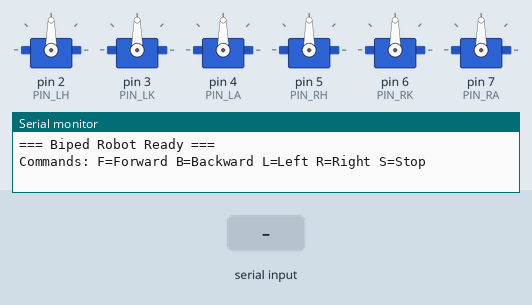
The sketch below on a simulated Arduino Uno, built with avr-gcc and run on an emulated ATmega328P. Parts: 6 × servo, the last lines printed to the serial monitor. The inputs (shaded band) are chosen by the test bench.

Above: at 2.2 s.
2.3 s: "F" received over Serial
At 2.75 s:
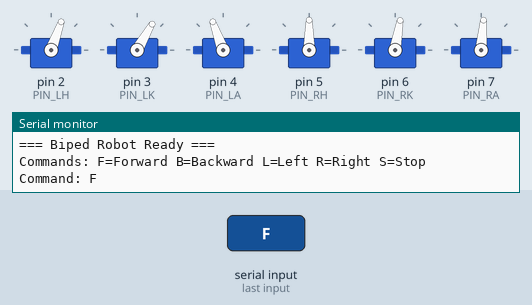
5.3 s: "B" received over Serial
8.3 s: "L" received over Serial
At 8.7 s:
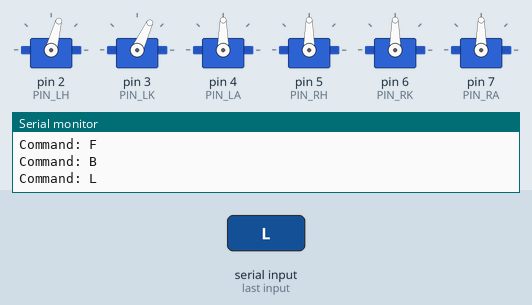
11.3 s: "R" received over Serial
At 11.59 s:
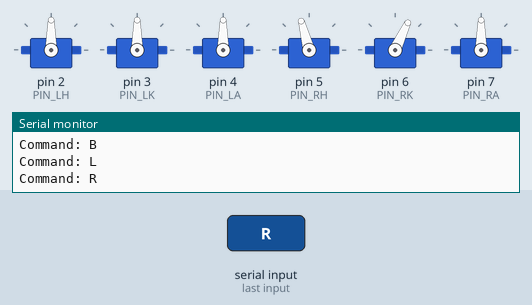
Timing chart, 0 to 15.3 s (numbered marks = the images above; inputs shaded):
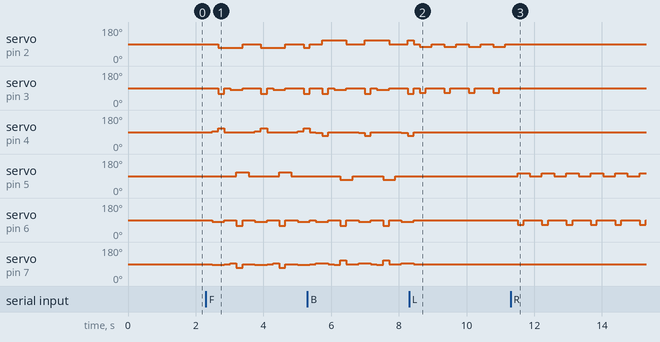

Measured:
- after the input at 2.3 s, servo on pin 2 (PIN_LH): alternates 90° for 0.54 s and 70° for 0.72 s, starting after 0.36 s; servo on pin 3 (PIN_LK): 90° → 60° after 0.36 s, → 90° 0.18 s later, → 80° 0.18 s later, → 90° 0.36 s later, … (9 changes in this stretch)
- after the input at 8.3 s, servo on pin 4 (PIN_LA), servo on pin 6 (PIN_RK), servo on pin 7 (PIN_RA): goes on until 8.4 s, then stays 90°; servo on pin 5 (PIN_RH): stops changing and stays 90°
- after the input at 11.3 s, servo on pin 2 (PIN_LH), servo on pin 3 (PIN_LK): stops changing and stays 90°; servo on pin 5 (PIN_RH): alternates 105° for 0.36 s and 90° for 0.36 s, starting after 0.21 s; servo on pin 6 (PIN_RK): alternates 90° for 0.54 s and 65° for 0.18 s, starting after 0.21 s

The sketch:

biped_robot.ino
```cpp
// biped_robot.ino
// 2족보행 휴머노이드 로봇 제어
// 서보 6개: 왼쪽(허리/무릎/발목) + 오른쪽(허리/무릎/발목)
// 시리얼 명령: F=전진, B=후진, L=좌회전, R=우회전, S=정지

#include <Servo.h>
#include "gait_patterns.h"

// ── 핀 번호 ──────────────────────────────────────────────────────────────────
#define PIN_LH  2    // Left  Hip   (왼쪽 허리)
#define PIN_LK  3    // Left  Knee  (왼쪽 무릎)
#define PIN_LA  4    // Left  Ankle (왼쪽 발목)
#define PIN_RH  5    // Right Hip   (오른쪽 허리)
#define PIN_RK  6    // Right Knee  (오른쪽 무릎)
#define PIN_RA  7    // Right Ankle (오른쪽 발목)

// ── 설정 ────────────────────────────────────────────────────────────────────
#define SERIAL_BAUD   9600
#define STEP_DELAY_MS 180   // 프레임 간 대기 시간 (ms) - 값을 줄이면 빠르게 걷습니다

// ── 서보 객체 ───────────────────────────────────────────────────────────────
Servo servos[6];
const int PINS[6] = { PIN_LH, PIN_LK, PIN_LA, PIN_RH, PIN_RK, PIN_RA };

char command  = 'S';   // 현재 명령 (S=정지)
int  gaitFrame = 0;    // 현재 보행 프레임 인덱스

// ── 초기화 ──────────────────────────────────────────────────────────────────
void setup() {
  Serial.begin(SERIAL_BAUD);

  for (int i = 0; i < 6; i++)
    servos[i].attach(PINS[i]);

  setServos(NEUTRAL);        // 기본 자세 (90도, 차렷 자세)
  delay(1000);

  Serial.println("=== Biped Robot Ready ===");
  Serial.println("Commands: F=Forward B=Backward L=Left R=Right S=Stop");
}

// ── 메인 루프 ───────────────────────────────────────────────────────────────
void loop() {
  // 시리얼로 명령 수신
  if (Serial.available()) {
    char c = Serial.read();
    if (c == 'F' || c == 'B' || c == 'L' || c == 'R' || c == 'S') {
      if (c != command) {
        command   = c;
        gaitFrame = 0;   // 새 명령이면 첫 프레임부터 시작
        Serial.print("Command: ");
        Serial.println(command);
      }
    }
  }

  switch (command) {
    case 'F': runGait(GAIT_FORWARD,  GAIT_FWD_FRAMES); break;
    case 'B': runGait(GAIT_BACKWARD, GAIT_BWD_FRAMES); break;
    case 'L': runGait(GAIT_LEFT,     GAIT_LFT_FRAMES); break;
    case 'R': runGait(GAIT_RIGHT,    GAIT_RGT_FRAMES); break;
    default:  setServos(NEUTRAL);                       break;
  }
}

// ── 보행 패턴 1프레임 실행 ──────────────────────────────────────────────────
void runGait(const int gait[][6], int frames) {
  setServos(gait[gaitFrame]);
  delay(STEP_DELAY_MS);
  gaitFrame = (gaitFrame + 1) % frames;
}

// ── 서보 6개 동시 제어 ──────────────────────────────────────────────────────
// angles[0]=LH  angles[1]=LK  angles[2]=LA
// angles[3]=RH  angles[4]=RK  angles[5]=RA
void setServos(const int angles[6]) {
  for (int i = 0; i < 6; i++)
    servos[i].write(constrain(angles[i], 0, 180));
}
```

gait_patterns.h
```cpp
// gait_patterns.h
// 보행 패턴 정의 (서보 각도 배열)
//
// 각도 배열 순서: { LH, LK, LA, RH, RK, RA }
//   LH = Left  Hip   (왼쪽 허리)  90=중립, 70=앞, 110=뒤
//   LK = Left  Knee  (왼쪽 무릎) 90=펼침, 60=구부림
//   LA = Left  Ankle (왼쪽 발목) 90=중립
//   RH = Right Hip   (오른쪽 허리) 90=중립, 110=앞, 70=뒤  ← 마운팅 방향 반대
//   RK = Right Knee  (오른쪽 무릎) 90=펼침, 60=구부림
//   RA = Right Ankle (오른쪽 발목) 90=중립

#pragma once

// ── 기본 자세 (차렷) ─────────────────────────────────────────────────────────
const int NEUTRAL[6] = { 90, 90, 90, 90, 90, 90 };

// ── 전진 (7 프레임) ──────────────────────────────────────────────────────────
// 흐름: 기본 → 오른쪽 무게이동 → 왼발 들어 앞으로 → 왼발 착지
//      → 왼쪽 무게이동 → 오른발 들어 앞으로 → 오른발 착지
#define GAIT_FWD_FRAMES 7
const int GAIT_FORWARD[GAIT_FWD_FRAMES][6] = {
  { 90,  90,  90,  90,  90,  90 },  // 0: 기본 자세
  { 90,  90,  95,  90,  80,  85 },  // 1: 오른쪽으로 무게 이동
  { 70,  60, 110,  90,  80,  85 },  // 2: 왼발 들어 앞으로 스윙
  { 70,  90,  90,  90,  90,  90 },  // 3: 왼발 착지 (앞쪽)
  { 70,  80,  90,  90,  90,  95 },  // 4: 왼쪽으로 무게 이동
  { 70,  80,  90, 110,  60,  70 },  // 5: 오른발 들어 앞으로 스윙
  { 90,  90,  90, 110,  90,  90 },  // 6: 오른발 착지 → 다시 0으로
};

// ── 후진 (7 프레임) ──────────────────────────────────────────────────────────
#define GAIT_BWD_FRAMES 7
const int GAIT_BACKWARD[GAIT_BWD_FRAMES][6] = {
  { 90,  90,  90,  90,  90,  90 },  // 0: 기본 자세
  { 90,  90,  85,  90,  80,  95 },  // 1: 오른쪽 무게 이동
  {110,  60,  70,  90,  80,  95 },  // 2: 왼발 들어 뒤로 스윙
  {110,  90,  90,  90,  90,  90 },  // 3: 왼발 착지 (뒤쪽)
  {110,  80,  90,  90,  90,  85 },  // 4: 왼쪽 무게 이동
  {110,  80,  90,  70,  60, 110 },  // 5: 오른발 들어 뒤로 스윙
  { 90,  90,  90,  70,  90,  90 },  // 6: 오른발 착지 → 다시 0으로
};

// ── 좌회전 (4 프레임) ────────────────────────────────────────────────────────
#define GAIT_LFT_FRAMES 4
const int GAIT_LEFT[GAIT_LFT_FRAMES][6] = {
  { 90,  90,  90,  90,  90,  90 },  // 0: 기본
  { 75,  65,  90,  90,  90,  90 },  // 1: 왼발 들어 왼쪽으로
  { 75,  90,  90,  90,  90,  90 },  // 2: 왼발 착지
  { 90,  90,  90,  90,  90,  90 },  // 3: 정렬
};

// ── 우회전 (4 프레임) ────────────────────────────────────────────────────────
#define GAIT_RGT_FRAMES 4
const int GAIT_RIGHT[GAIT_RGT_FRAMES][6] = {
  { 90,  90,  90,  90,  90,  90 },  // 0: 기본
  { 90,  90,  90, 105,  65,  90 },  // 1: 오른발 들어 오른쪽으로
  { 90,  90,  90, 105,  90,  90 },  // 2: 오른발 착지
  { 90,  90,  90,  90,  90,  90 },  // 3: 정렬
};
```
